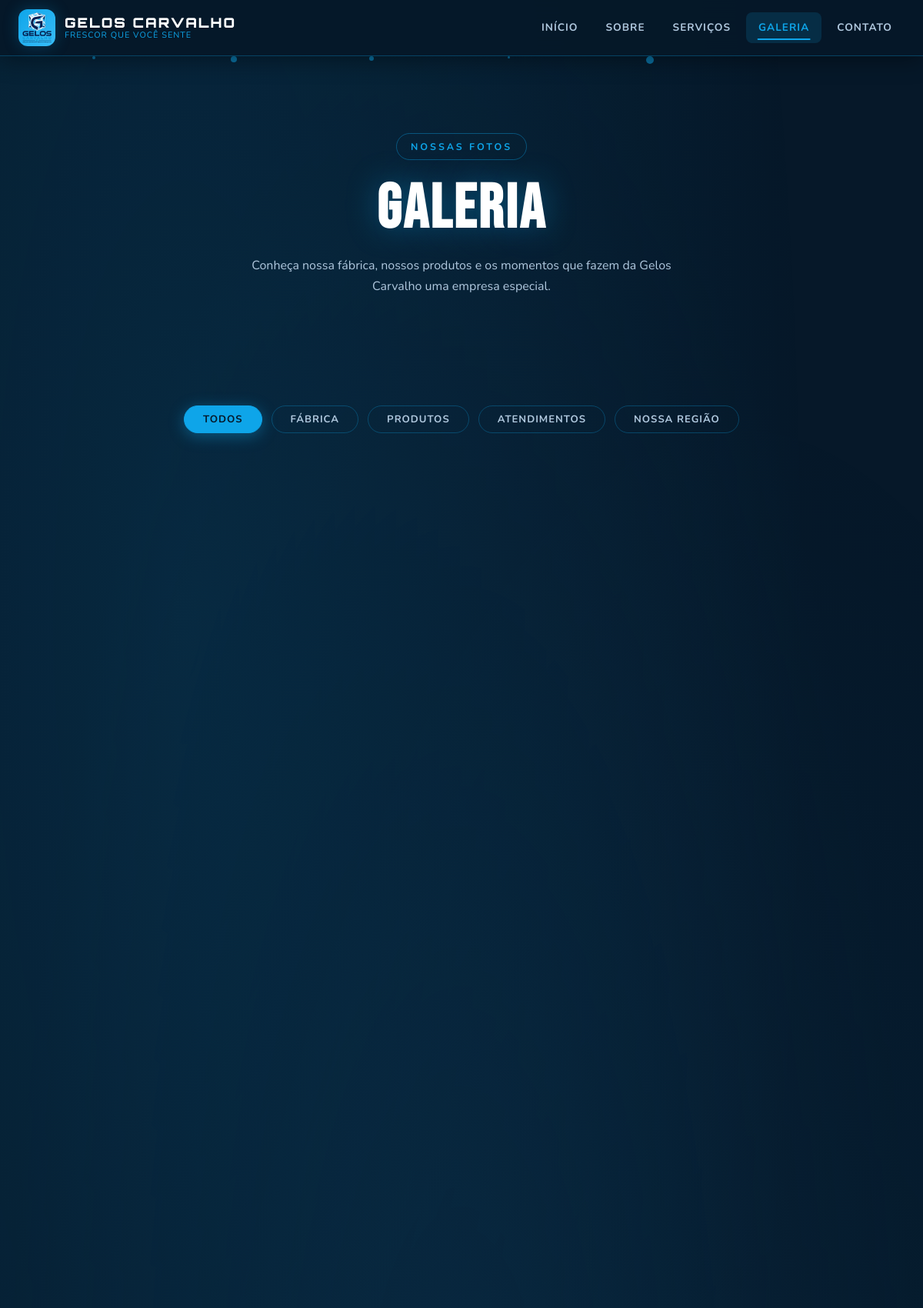
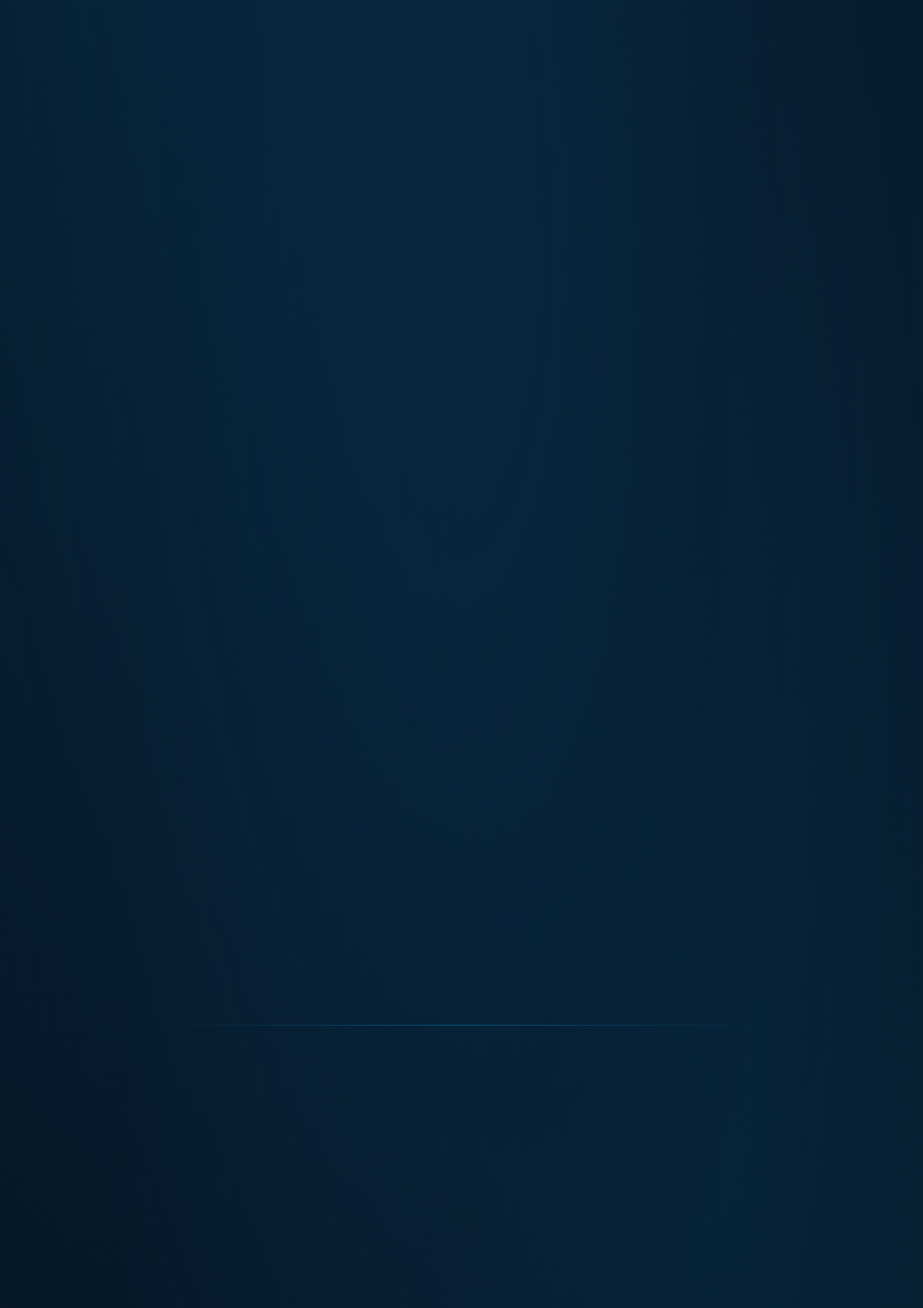
Screenshot of /galeria.php (upper part) with the database file from the repository (2 pictures, top to bottom).
### tables this page shows
CREATE TABLE categorias_galeria (
    id     INT UNSIGNED NOT NULL AUTO_INCREMENT,
    nome   VARCHAR(60) NOT NULL,
    ordem  INT NOT NULL DEFAULT 0,
    PRIMARY KEY (id),
    UNIQUE KEY uq_categorias_nome (nome)
);

### includes/conexao.php (called while the page is built, shortened)
<?php
function db(): PDO
{
    static $pdo = null;
    if ($pdo === null) {
        try {
            $pdo = new PDO(
                'mysql:host=' . DB_HOST . ';dbname=' . DB_NAME . ';charset=utf8mb4',
                DB_USER,
                DB_PASS,
                [
                    PDO::ATTR_ERRMODE            => PDO::ERRMODE_EXCEPTION,
                    PDO::ATTR_DEFAULT_FETCH_MODE => PDO::FETCH_ASSOC,
                    PDO::ATTR_EMULATE_PREPARES   => false,
                ]
            );
        } catch (PDOException $e) {
            error_log('Falha na conexão com o banco: ' . $e->getMessage());
            http_response_code(500);
            exit('Não foi possível conectar ao banco de dados. Verifique se ele foi importado e se o MySQL está ativo.');
        }
    }
    return $pdo;
}
function consulta(string $sql, array $parametros = []): array
{
    $stmt = db()->prepare($sql);
    $stmt->execute($parametros);
    return $stmt->fetchAll();
}

### includes/funcoes.php (called while the page is built, shortened)
<?php
function e($valor): string
{
    return htmlspecialchars((string) $valor, ENT_QUOTES, 'UTF-8');
}

### galeria.php (the view, shortened to what this page needs)
<?php
require __DIR__ . '/includes/site_topo.php';
?>
    <main>
        <section class="page-galeria">
            <div class="cristais" aria-hidden="true">
                <div class="cristal"></div>
                <div class="cristal"></div>
                <div class="cristal"></div>
                <div class="cristal"></div>
                <div class="cristal"></div>
            </div>
            <span class="page-galeria-label">Nossas fotos</span>
            <h1>Galeria</h1>
            <p>Conheça nossa fábrica, nossos produtos e os momentos que fazem da Gelos Carvalho uma empresa especial.</p>
        </section>
        <div class="galeria-conteudo">
            <div class="galeria-filtros animar">
                <button class="filtro-btn ativo" data-filtro="todos">Todos</button>
<?php foreach (consulta('SELECT id, nome FROM categorias_galeria ORDER BY ordem, id') as $categoria): ?>
                <button class="filtro-btn" data-filtro="<?= (int) $categoria['id'] ?>"><?= e($categoria['nome']) ?></button>
<?php endforeach; ?>
            </div>
            <div class="divisor"></div>
        </div>
    </main>
</body>
</html>

### css/style.css (style rules this page uses)
:root { --azul-gelo: #0ea5e9; --azul-escuro: #0c2a45; --azul-profundo:#061829; --branco-gelo: #e8f4fd; --branco: #ffffff; --cinza-claro: #f0f8ff; --cinza-medio: #b0c8de; --dourado: #f0b429; --sombra: rgba(14, 165, 233, 0.25); --sombra-escura:rgba(6, 24, 41, 0.6); --fonte-titulo: 'Orbitron', sans-serif; --fonte-display:'Bebas Neue', cursive; --fonte-corpo: 'Nunito', sans-serif; --raio: 12px; --raio-grande: 24px; --transicao: 0.35s ease; }
*, *::before, *::after { margin: 0; padding: 0; box-sizing: border-box; }
html { scroll-behavior: smooth; }
body { font-family: var(--fonte-corpo); background-color: var(--azul-profundo); color: var(--branco-gelo); overflow-x: hidden; line-height: 1.7; }
h1, h2, h3, h4, h5, h6 { line-height: 1.2; }
body::before { content: ''; position: fixed; inset: 0; background: radial-gradient(ellipse at 20% 20%, rgba(14,165,233,0.12) 0%, transparent 60%), radial-gradient(ellipse at 80% 80%, rgba(14,165,233,0.08) 0%, transparent 60%), radial-gradient(ellipse at 50% 50%, rgba(12,42,69,0.3) 0%, transparent 70%); pointer-events: none; z-index: 0; }
main { position: relative; z-index: 1; }
.cristais { position: absolute; inset: 0; pointer-events: none; overflow: hidden; z-index: -1; }
.cristal { position: absolute; width: 6px; height: 6px; background: rgba(14, 165, 233, 0.6); border-radius: 50%; animation: flutuar linear infinite; }
.cristal:nth-child(1) { left: 10%; animation-duration: 8s; animation-delay: 0s; width: 4px; height: 4px; }
.cristal:nth-child(2) { left: 25%; animation-duration: 12s; animation-delay: 2s; width: 8px; height: 8px; }
.cristal:nth-child(3) { left: 40%; animation-duration: 10s; animation-delay: 4s; }
.cristal:nth-child(4) { left: 55%; animation-duration: 14s; animation-delay: 1s; width: 3px; height: 3px; }
.cristal:nth-child(5) { left: 70%; animation-duration: 9s; animation-delay: 3s; width: 10px; height: 10px; }
.galeria-conteudo { max-width: 1200px; margin: 0 auto; padding: 80px 24px; }
.page-galeria { padding: 100px 24px 60px; text-align: center; position: relative; overflow: hidden; }
.page-galeria::before { content: ''; position: absolute; inset: 0; background: url('../img/galeria-gelo-mesa.jpg') center/cover no-repeat; filter: brightness(0.15) saturate(1.5); z-index: -1; }
.page-galeria-label { display: inline-block; color: var(--azul-gelo); font-size: 0.78rem; font-weight: 700; letter-spacing: 3px; text-transform: uppercase; margin-bottom: 16px; border: 1px solid rgba(14,165,233,0.4); padding: 6px 18px; border-radius: 50px; }
.page-galeria h1 { font-family: var(--fonte-display); font-size: clamp(2.5rem, 7vw, 5rem); letter-spacing: 3px; color: var(--branco); text-shadow: 0 0 40px rgba(14,165,233,0.4); }
.page-galeria p { color: var(--cinza-medio); font-size: 1rem; margin-top: 12px; max-width: 560px; margin-left: auto; margin-right: auto; }
.galeria-filtros { display: flex; gap: 12px; flex-wrap: wrap; margin-bottom: 48px; justify-content: center; }
.filtro-btn { padding: 8px 24px; border-radius: 50px; border: 1px solid rgba(14,165,233,0.3); background: transparent; color: var(--cinza-medio); font-family: var(--fonte-corpo); font-weight: 700; font-size: 0.82rem; letter-spacing: 1px; text-transform: uppercase; cursor: pointer; transition: all var(--transicao); }
.filtro-btn:hover, .filtro-btn.ativo { background: var(--azul-gelo); color: var(--azul-profundo); border-color: var(--azul-gelo); box-shadow: 0 4px 20px rgba(14,165,233,0.4); }
.divisor { height: 1px; background: linear-gradient(90deg, transparent, rgba(14,165,233,0.4), transparent); margin: 60px auto; max-width: 800px; }
.animar { opacity: 0; transform: translateY(30px); transition: opacity 0.7s ease, transform 0.7s ease; }
.animar.visivel { opacity: 1; transform: translateY(0); }

### rows the page displays
categorias_galeria: nome "FÁBRICA"
categorias_galeria: nome "PRODUTOS"
categorias_galeria: nome "ATENDIMENTOS"
categorias_galeria: nome "NOSSA REGIÃO"

### other values shown
$rotulo "INÍCIO"
$rotulo "SOBRE"
$rotulo "SERVIÇOS"
$rotulo "GALERIA"
$rotulo "CONTATO"
